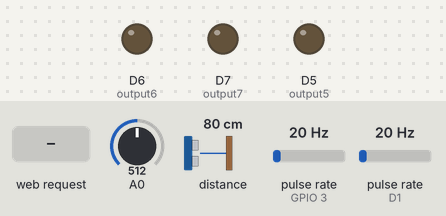
Bench run of a sketch on a simulated ESP8266 (NodeMCU). Parts: output pins drawn as LEDs (lit = HIGH). Wiring (inferred from the names in the program): 2 × pulse sensor: data GPIO 3 / data D1. The test bench sets the inputs (shaded band); at power-on: A0 = 512, distance to the obstacle 80 cm, pulse rate (sensors on GPIO 3, D1) 20 Hz. The echo pulse lasts 58.3 µs per cm; WiFi joins after 1.5 s; servers stay silent unless stated; pins used as bus, display or sensor lines are not drawn; what the sketch prints to the serial monitor is not drawn.

Above: at 2.7 s.
2.8 s: HTTP request GET /14/on received
At 3.4 s:
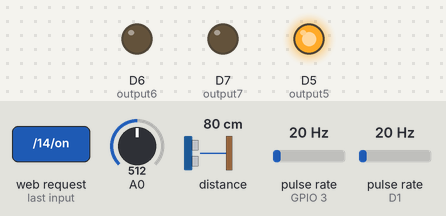
4.3 s: HTTP request GET /12/on received
At 5.5 s:
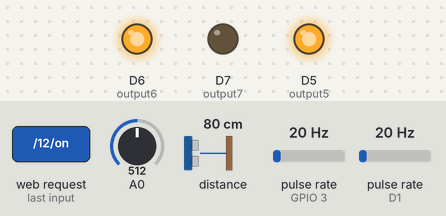
5.8 s: HTTP request GET /14/off received
At 6.8 s:
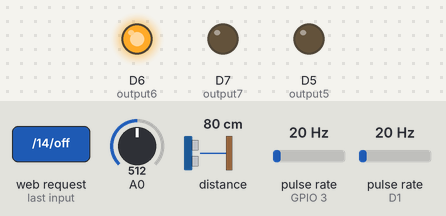
7.3 s: HTTP request GET /13/on received
At 8.0 s:
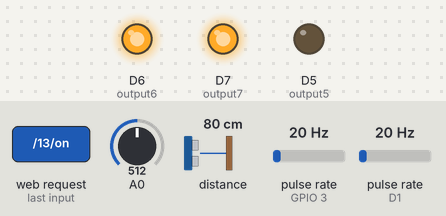
8.8 s: HTTP request GET /12/off received
At 9.1 s:
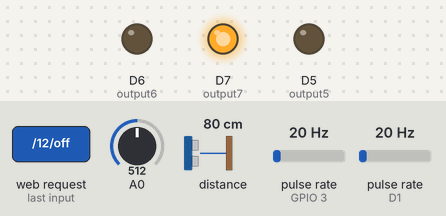
10.3 s: HTTP request GET /13/off received
At 11.4 s:
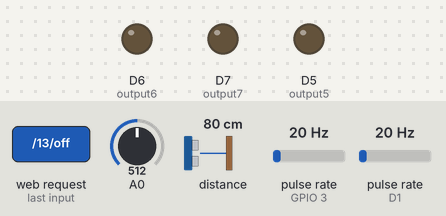
Timing chart, 0 to 12.8 s (numbered marks = the images above; inputs shaded):
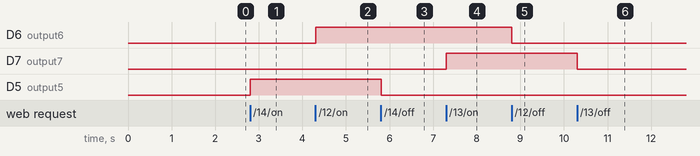

Measured:
- after the input at 2.8 s, D5 (output5): LOW → HIGH at once
- after the input at 4.3 s, D6 (output6): LOW → HIGH at once
- after the input at 5.8 s, D5 (output5): HIGH → LOW at once
- after the input at 7.3 s, D7 (output7): LOW → HIGH at once
- after the input at 8.8 s, D6 (output6): HIGH → LOW at once
- after the input at 10.3 s, D7 (output7): HIGH → LOW at once

The sketch:

corrected_iot_code.ino
```cpp
// Load Wi-Fi library
#include <ESP8266WiFi.h>

// Replace with your network credentials
const char* ssid     = "Ajinkya";
const char* password = "Ajab9028";

// Set web server port number to 80
WiFiServer server(80);

// Variable to store the HTTP request
String header;

// Auxiliar variables to store the current output state
String output5State = "off";
String output6State = "off";
String output7State = "off";
// Assign output variables to GPIO pins
const int output5 = 14;
const int output6 = 12;
const int output7 = 13;
// Current time
unsigned long currentTime = millis();
// Previous time
unsigned long previousTime = 0;
// Define timeout time in milliseconds (example: 2000ms = 2s)
const long timeoutTime = 2000;

#define TRIGGERPIN D2
#define ECHOPIN  D3
long duration, distance;
void Ultrasonic(void);

namespace pin
{
const byte tds_sensor = A0;   // TDS Sensor
}

namespace device
{
float aref = 3.3;
}

namespace sensor
{
float ec = 0;
unsigned int tds = 0;

float ecCalibration = 1;
}


//#define SENSOR1  D8
int SENSOR1 = 3;   // rx pin
long currentMillis1 = 0;
long previousMillis1 = 0;
int interval1 = 1000;
float calibrationFactor1 = 4.5;
volatile byte pulseCount1;
byte pulse1Sec1 = 0;
float flowRate1;
unsigned int flowMilliLitres1;
unsigned long totalMilliLitres1;

#define SENSOR2  D1
long currentMillis2 = 0;
long previousMillis2 = 0;
int interval2 = 1000;
float calibrationFactor2 = 4.5;
volatile byte pulseCount2;
byte pulse1Sec2 = 0;
float flowRate2;
unsigned int flowMilliLitres2;
unsigned long totalMilliLitres2;
void IRAM_ATTR pulseCounter1()
{
  pulseCount1++;
}

void IRAM_ATTR pulseCounter2()
{
  pulseCount2++;
}

void setup() {
  Serial.begin(115200);
  // Initialize the output variables as outputs
  pinMode(output5, OUTPUT);
  pinMode(output6, OUTPUT);
  pinMode(output7, OUTPUT);
  // Set outputs to LOW
  digitalWrite(output5, LOW);
  digitalWrite(output6, LOW);
  digitalWrite(output7, LOW);

 pinMode(TRIGGERPIN, OUTPUT);
  pinMode(ECHOPIN, INPUT);
   pinMode(SENSOR1, INPUT_PULLUP);
  pulseCount1 = 0;
  flowRate1 = 0.0;
  flowMilliLitres1 = 0;
  totalMilliLitres1 = 0;
  previousMillis1 = 0;
  attachInterrupt(digitalPinToInterrupt(SENSOR1), pulseCounter1, FALLING);
   pulseCount2 = 0;
  flowRate2 = 0.0;
  flowMilliLitres2 = 0;
  totalMilliLitres2 = 0;
  previousMillis2 = 0;
  attachInterrupt(digitalPinToInterrupt(SENSOR2), pulseCounter2, FALLING);


  // Connect to Wi-Fi network with SSID and password
  Serial.print("Connecting to ");
  Serial.println(ssid);
  WiFi.begin(ssid, password);
  while (WiFi.status() != WL_CONNECTED) {
    delay(500);
    Serial.print(".");
  }
  // Print local IP address and start web server
  Serial.println("");
  Serial.println("WiFi connected.");
  Serial.println("IP address: ");
  Serial.println(WiFi.localIP());
  server.begin();

}

void loop(){
  WiFiClient client = server.available();   // Listen for incoming clients

  if (client) {                             // If a new client connects,
    Serial.println("New Client.");          // print a message out in the serial port
    String currentLine = "";                // make a String to hold incoming data from the client
    currentTime = millis();
    previousTime = currentTime;
    while (client.connected() && currentTime - previousTime <= timeoutTime) { // loop while the client's connected
      currentTime = millis();
      if (client.available()) {             // if there's bytes to read from the client,
        char c = client.read();             // read a byte, then
        Serial.write(c);                    // print it out the serial monitor
        header += c;
        if (c == '\n') {                    // if the byte is a newline character
          // if the current line is blank, you got two newline characters in a row.
          // that's the end of the client HTTP request, so send a response:
          if (currentLine.length() == 0) {
            // HTTP headers always start with a response code (e.g. HTTP/1.1 200 OK)
            // and a content-type so the client knows what's coming, then a blank line:
            client.println("HTTP/1.1 200 OK");
            client.println("Content-type:text/html");
            client.println("Connection: close");
            client.println();

            // turns the GPIOs on and off
            if (header.indexOf("GET /14/on") >= 0) {
              Serial.println("GPIO 14 on");
              output5State = "on";
              digitalWrite(output5, HIGH);
            } else if (header.indexOf("GET /14/off") >= 0) {
              Serial.println("GPIO 14 off");
              output5State = "off";
              digitalWrite(output5, LOW);
            } else if (header.indexOf("GET /12/on") >= 0) {
              Serial.println("GPIO 12 on");
              output6State = "on";
              digitalWrite(output6, HIGH);
            } else if (header.indexOf("GET /12/off") >= 0) {
              Serial.println("GPIO 12 off");
              output6State = "off";
              digitalWrite(output6, LOW);
            }else if (header.indexOf("GET /13/on") >= 0) {
              Serial.println("GPIO 13 on");
              output7State = "on";
              digitalWrite(output7, HIGH);
            } else if (header.indexOf("GET /13/off") >= 0) {
              Serial.println("GPIO 13 off");
              output7State = "off";
              digitalWrite(output7, LOW);
            }
              Ultrasonic();
  flow1();
  flow2();
 // double waterTemp = TempRead();
 double waterTemp = 25;
  waterTemp  = waterTemp*0.0625;                 // conversion accuracy is 0.0625 / LSB
  float rawEc = analogRead(pin::tds_sensor) * device::aref / 1024.0; // read the analog value more stable by the median filtering algorithm, and convert to voltage value
  float temperatureCoefficient = 1.0 + 0.02 * (waterTemp - 25.0);  // temperature compensation formula: fFinalResult(25^C) = fFinalResult(current)/(1.0+0.02*(fTP-25.0));

  sensor::ec = (rawEc / temperatureCoefficient) * sensor::ecCalibration; // temperature and calibration compensation
  sensor::tds = (133.42 * pow(sensor::ec, 3) - 255.86 * sensor::ec * sensor::ec + 857.39 * sensor::ec) * 0.5; //convert voltage value to tds value
  int tds=(sensor::tds);
   int ecvalue=(sensor::ec);
  Serial.print(F("TDS:")); Serial.println(tds);

  Serial.print(F("EC:")); Serial.println(ecvalue, 2);

 // Serial.print(F("Temperature:")); Serial.println(waterTemp,2);
  Serial.print(F(""));

 // Blynk.virtualWrite(V1, sensor::tds);
 // Blynk.virtualWrite(V2, sensor::ec);
//  Blynk.virtualWrite(V3, waterTemp);
  //Blynk.virtualWrite(V4, distance);
  delay(200);

            // Display the HTML web page
            client.println("<!DOCTYPE html><html>");
            client.println("<head><meta name=\"viewport\" content=\"width=device-width, initial-scale=1\">");
            client.println("<link rel=\"icon\" href=\"data:,\">");
            // CSS to style the on/off buttons
            // Feel free to change the background-color and font-size attributes to fit your preferences
            client.println("<style>html { font-family: Helvetica; display: inline-block; margin: 0px auto; text-align: center;}");
            client.println(".button { background-color: #195B6A; border: none; color: white; padding: 16px 40px;");
            client.println("text-decoration: none; font-size: 30px; margin: 2px; cursor: pointer;}");
            client.println(".button2 {background-color: #77878A;}</style></head>");

            // Web Page Heading
            client.println("<body><h1>Water Distribution System</h1>");

            // Display current state, and ON/OFF buttons for GPIO 5
            client.println("<p>Valve1 - " + output5State + "</p>");
            // If the output5State is off, it displays the ON button
            if (output5State=="off") {
              client.println("<p><a href=\"/14/on\"><button class=\"button\">ON</button></a></p>");
            } else {
              client.println("<p><a href=\"/14/off\"><button class=\"button button2\">OFF</button></a></p>");
            }

            // Display current state, and ON/OFF buttons for GPIO 12
            client.println("<p>Valve2 - " + output6State + "</p>");
            // If the output6State is off, it displays the ON button
            if (output6State=="off") {
              client.println("<p><a href=\"/12/on\"><button class=\"button\">ON</button></a></p>");
            } else {
              client.println("<p><a href=\"/12/off\"><button class=\"button button2\">OFF</button></a></p>");
            }
             client.println("<p>Valve3 - " + output7State + "</p>");
            // If the output7State is off, it displays the ON button
            if (output7State=="off") {
              client.println("<p><a href=\"/13/on\"><button class=\"button\">ON</button></a></p>");
            } else {
              client.println("<p><a href=\"/13/off\"><button class=\"button button2\">OFF</button></a></p>");
            }

           client.println("<hr>Water TDS (PPM) - ""</hr>");
             client.println(tds);
           client.println("<hr>Water Tank Level(CM) - ""</hr>");
             client.println(distance);
           client.println("<hr>Inlet Water Flow (L/m) - ""</hr>");
            client.println(flowRate1);
           client.println("<hr>Outlet Water Flow (L/m)- ""</hr>");
             client.println(flowRate2);


    /* client.println( <table>
         <caption> Data Monitering </caption>
          <tr>
              <th> TDS</th>
              <th>Water EC</th>
              <th>Tank Level(cm)</th>
          </tr>
          <tr>
              <td> tds </td>
              <td> ecvalue </td>
              <td> distance </td>
          </tr>
     </table>);

     */


            client.println("</body></html>");

            // The HTTP response ends with another blank line
            client.println();
            // Break out of the while loop
            break;
          } else { // if you got a newline, then clear currentLine
            currentLine = "";
          }
        } else if (c != '\r') {  // if you got anything else but a carriage return character,
          currentLine += c;      // add it to the end of the currentLine
        }
      }
    }
    // Clear the header variable
    header = "";
    // Close the connection
    client.stop();
    Serial.println("Client disconnected.");
    Serial.println("");
  }
}

void Ultrasonic()
{

 digitalWrite(TRIGGERPIN, LOW);
 delayMicroseconds(2);
 digitalWrite(TRIGGERPIN, HIGH);
 delayMicroseconds(10);

 digitalWrite(TRIGGERPIN, LOW);
 duration = pulseIn(ECHOPIN, HIGH);
 distance = (34-(duration*0.034/2));
 Serial.print(distance);
 Serial.println("Cm");
}

void flow1(){
  currentMillis1 = millis();
  if (currentMillis1 - previousMillis1 > interval1) {
    pulse1Sec1 = pulseCount1;
    pulseCount1 = 0;
    flowRate1 = ((1000.0 / (millis() - previousMillis1)) * pulse1Sec1) / calibrationFactor1;
    previousMillis1 = millis();
    flowMilliLitres1 = (flowRate1 / 60) * 1000;
    totalMilliLitres1 += flowMilliLitres1;
    // Print the flow rate for this second in litres / minute
    Serial.print("Flow rate1: ");
    Serial.print(int(flowRate1));  // Print the integer part of the variable
    Serial.print("L/min");
    Serial.print("\t");       // Print tab space
    // Print the cumulative total of litres flowed since starting
    Serial.print("Output Liquid Quantity1: ");
    Serial.print(totalMilliLitres1);
    Serial.print("mL / ");
    Serial.print(totalMilliLitres1 / 1000);
    Serial.println("L");
    // Blynk.virtualWrite(V5, int(flowRate1));
  //   Blynk.virtualWrite(V6, totalMilliLitres1);
     delay(100);
  }
}

void flow2(){
  currentMillis2 = millis();
  if (currentMillis2 - previousMillis2 > interval2) {
    pulse1Sec2 = pulseCount2;
    pulseCount2 = 0;
    flowRate2 = ((1000.0 / (millis() - previousMillis2)) * pulse1Sec2) / calibrationFactor2;
    previousMillis2 = millis();
    flowMilliLitres2 = (flowRate2 / 60) * 1000;
    totalMilliLitres2 += flowMilliLitres2;
    // Print the flow rate for this second in litres / minute
    Serial.print("Flow rate2: ");
    Serial.print(int(flowRate2));  // Print the integer part of the variable
    Serial.print("L/min");
    Serial.print("\t");       // Print tab space
    // Print the cumulative total of litres flowed since starting
    Serial.print("Output Liquid Quantity2: ");
    Serial.print(totalMilliLitres2);
    Serial.print("mL / ");
    Serial.print(totalMilliLitres2 / 1000);
    Serial.println("L");

 // Blynk.virtualWrite(V7, int(flowRate2));
 // Blynk.virtualWrite(V8, totalMilliLitres2);
    delay(100);
  }
}
```
